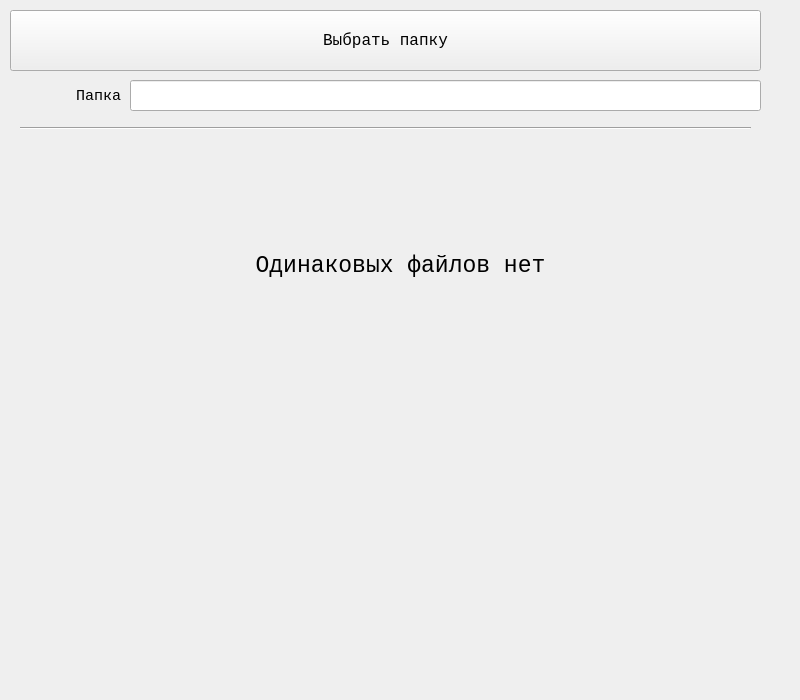
<?xml version="1.0" encoding="UTF-8"?>
<ui version="4.0">
 <class>FilesWidget</class>
 <widget class="QWidget" name="FilesWidget">
  <property name="geometry">
   <rect>
    <x>0</x>
    <y>0</y>
    <width>800</width>
    <height>700</height>
   </rect>
  </property>
  <property name="sizePolicy">
   <sizepolicy hsizetype="Minimum" vsizetype="Minimum">
    <horstretch>0</horstretch>
    <verstretch>0</verstretch>
   </sizepolicy>
  </property>
  <property name="minimumSize">
   <size>
    <width>800</width>
    <height>700</height>
   </size>
  </property>
  <property name="maximumSize">
   <size>
    <width>800</width>
    <height>700</height>
   </size>
  </property>
  <property name="windowTitle">
   <string>Similar files</string>
  </property>
  <widget class="QScrollArea" name="scrollArea">
   <property name="geometry">
    <rect>
     <x>20</x>
     <y>130</y>
     <width>751</width>
     <height>551</height>
    </rect>
   </property>
   <property name="frameShape">
    <enum>QFrame::NoFrame</enum>
   </property>
   <property name="horizontalScrollBarPolicy">
    <enum>Qt::ScrollBarAlwaysOff</enum>
   </property>
   <property name="widgetResizable">
    <bool>true</bool>
   </property>
   <widget class="QWidget" name="scrollAreaWidgetContents">
    <property name="geometry">
     <rect>
      <x>0</x>
      <y>0</y>
      <width>751</width>
      <height>551</height>
     </rect>
    </property>
    <widget class="QWidget" name="verticalLayoutWidget">
     <property name="geometry">
      <rect>
       <x>0</x>
       <y>0</y>
       <width>731</width>
       <height>551</height>
      </rect>
     </property>
     <layout class="QVBoxLayout" name="verticalLayout">
      <property name="sizeConstraint">
       <enum>QLayout::SetFixedSize</enum>
      </property>
     </layout>
    </widget>
   </widget>
  </widget>
  <widget class="QLabel" name="files_not_found">
   <property name="geometry">
    <rect>
     <x>210</x>
     <y>120</y>
     <width>381</width>
     <height>291</height>
    </rect>
   </property>
   <property name="font">
    <font>
     <family>Courier</family>
     <pointsize>17</pointsize>
    </font>
   </property>
   <property name="layoutDirection">
    <enum>Qt::LeftToRight</enum>
   </property>
   <property name="text">
    <string>Одинаковых файлов нет</string>
   </property>
   <property name="alignment">
    <set>Qt::AlignCenter</set>
   </property>
  </widget>
  <widget class="QPushButton" name="bottun_folder">
   <property name="geometry">
    <rect>
     <x>10</x>
     <y>10</y>
     <width>751</width>
     <height>61</height>
    </rect>
   </property>
   <property name="font">
    <font>
     <family>Courier</family>
     <pointsize>12</pointsize>
    </font>
   </property>
   <property name="text">
    <string>Выбрать папку</string>
   </property>
  </widget>
  <widget class="QLineEdit" name="line_edit_selected_folder">
   <property name="geometry">
    <rect>
     <x>130</x>
     <y>80</y>
     <width>631</width>
     <height>31</height>
    </rect>
   </property>
   <property name="readOnly">
    <bool>true</bool>
   </property>
  </widget>
  <widget class="QLabel" name="label_folder">
   <property name="geometry">
    <rect>
     <x>10</x>
     <y>80</y>
     <width>111</width>
     <height>31</height>
    </rect>
   </property>
   <property name="font">
    <font>
     <family>Courier</family>
     <pointsize>11</pointsize>
    </font>
   </property>
   <property name="text">
    <string>Папка</string>
   </property>
   <property name="alignment">
    <set>Qt::AlignRight|Qt::AlignTrailing|Qt::AlignVCenter</set>
   </property>
  </widget>
  <widget class="Line" name="line">
   <property name="geometry">
    <rect>
     <x>20</x>
     <y>120</y>
     <width>731</width>
     <height>16</height>
    </rect>
   </property>
   <property name="orientation">
    <enum>Qt::Horizontal</enum>
   </property>
  </widget>
 </widget>
 <resources/>
 <connections/>
</ui>
